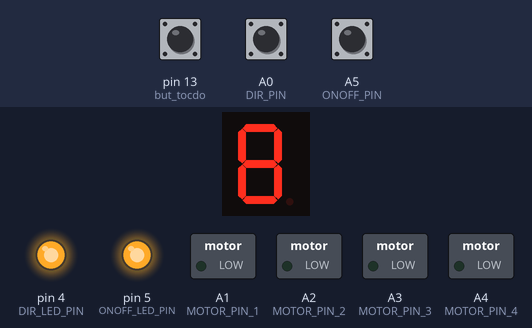
Simulated run of this sketch. Board: Arduino Uno, built with avr-gcc and run on an emulated ATmega328P. On the bench: 1-digit seven-segment display, switched loads named in the sketch (green lamp = pin HIGH), output pins drawn as LEDs (lit = HIGH). Wiring (inferred from the names in the program): 1-digit 7-segment display, segments lit when LOW: segments pin 6, pin 7, pin 8, pin 9, pin 10, pin 11, pin 12. Inputs (shaded band) come from the test bench; at power-on: A5 (ONOFF_PIN) HIGH, pin 13 (but_tocdo) LOW, A0 (DIR_PIN) HIGH. The segment pins are drawn as the display they are named for; pins used as bus, display or sensor lines are not drawn.

Above: at 1.2 s.
1.3 s: A5 (ONOFF_PIN) pulled LOW for 0.15 s
At 2.0 s:
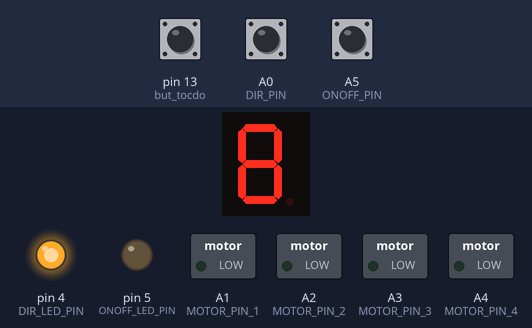
2.9 s: pin 13 (but_tocdo) pulled HIGH for 0.15 s
At 3.3 s:
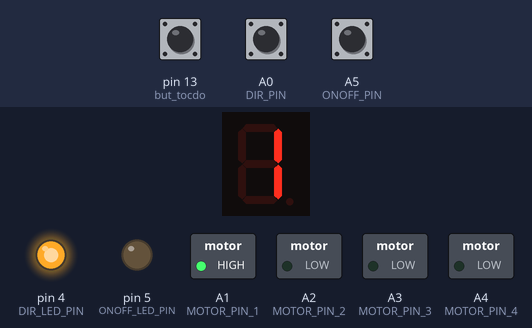
4.5 s: pin 13 (but_tocdo) pulled HIGH for 1 s
At 6.6 s:
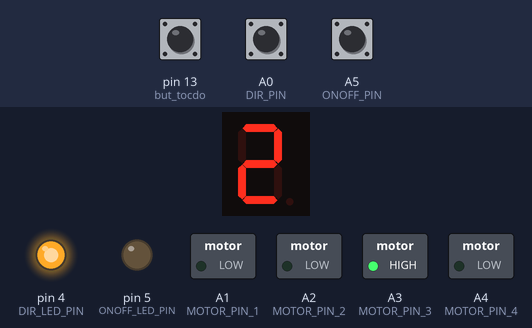
7.0 s: pin 13 (but_tocdo) pulled HIGH for 0.15 s
At 7.5 s:
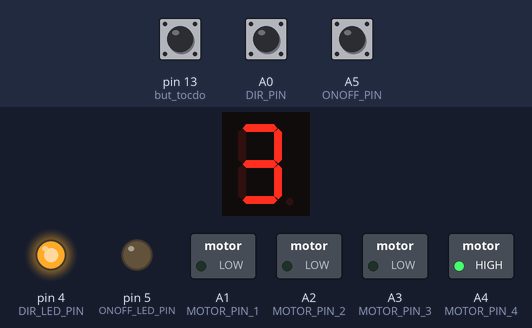
8.6 s: pin 13 (but_tocdo) pulled HIGH for 3.2 s
At 12.6 s:
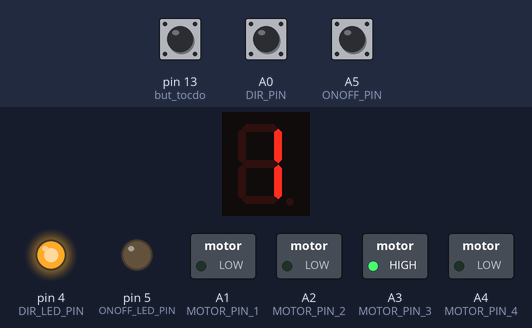
13.3 s: pin 13 (but_tocdo) pulled HIGH for 0.15 s
At 14.9 s:
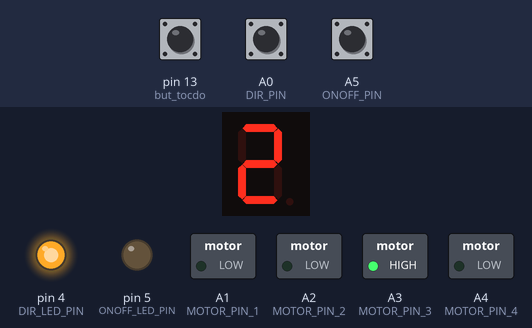
Timing chart, 0 to 15.9 s (numbered marks = the images above; inputs shaded):
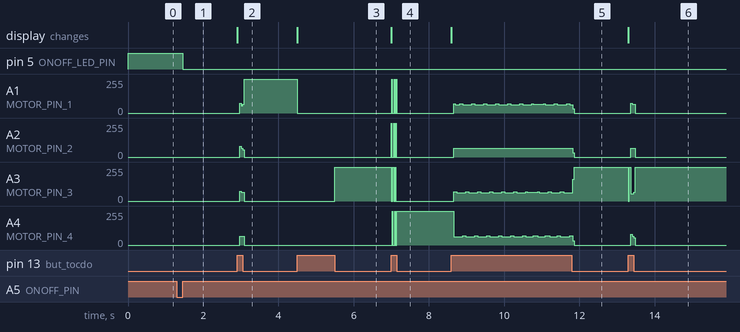

Measured:
- after the input at 1.3 s, pin 5 (ONOFF_LED_PIN): HIGH → LOW after 0.15 s
- after the input at 2.9 s, A1 (MOTOR_PIN_1): 0/255 → 255/255 after 0.07 s; A2 (MOTOR_PIN_2): 0/255 → 80/255 after 0.07 s, → 66/255 0.04 s later, → 56/255 0.04 s later, → 0/255 0.04 s later; A3 (MOTOR_PIN_3), A4 (MOTOR_PIN_4): 0/255 → 66/255 after 0.07 s, → 0/255 0.12 s later; the display: changes at once (image 2)
- after the input at 4.5 s, A1 (MOTOR_PIN_1): 255/255 → 0/255 at once; A3 (MOTOR_PIN_3): 0/255 → 255/255 after 1.0 s; the display: changes at once (image 3)
- after the input at 7.0 s, A1 (MOTOR_PIN_1), A2 (MOTOR_PIN_2): alternates 255/255 for 0.01 s and 0/255 for 0.04 s, 6 changes in all, then stays 0/255, starting at once; A3 (MOTOR_PIN_3): 255/255 → 0/255 at once; A4 (MOTOR_PIN_4): 0/255 → 255/255 at once; the display: changes at once (image 4)
- after the input at 13.3 s, A1 (MOTOR_PIN_1), A2 (MOTOR_PIN_2): 0/255 → 66/255 after 0.07 s, → 0/255 0.12 s later; A3 (MOTOR_PIN_3): 255/255 → 56/255 at once, → 255/255 0.15 s later; A4 (MOTOR_PIN_4): 0/255 → 80/255 after 0.07 s, → 66/255 0.04 s later, → 56/255 0.04 s later, → 0/255 0.04 s later; the display: changes at once (image 6)

The sketch:

DieuKhienChayBuocNho.ino
```cpp
#define MOTOR_PIN_1       A1  // Chân 1 của động cơ
#define MOTOR_PIN_2       A2  // Chân 2 của động cơ
#define MOTOR_PIN_3       A3  // Chân 3 của động cơ
#define MOTOR_PIN_4       A4  // Chân 4 của động cơ
#define ONOFF_PIN         A5  // Nút nhấn ON/OFF
#define ONOFF_LED_PIN     5   // LED báo động cơ chạy
#define DIR_PIN           A0  // Nút nhấn đảo chiều
#define DIR_LED_PIN       4   // Đèn báo THUẬN/ NGHỊCH
#define PULSES_PER_REV 2048   // Pulses per revolution
#define but_tocdo 13          // Nút nhấn tốc độ

const int A = 6; // A = Arduino chân 6
const int B = 7; // B = Arduino chân 7
const int C = 8; // C = Arduino chân 8
const int D = 9; // D = Arduino chân 9
const int E = 10; // E = Arduino chân 10
const int F = 11; // F= Arduino chân 11
const int G = 12; // G= Arduino chân 12

int run_thuan = 0; // Biến xác định chạy THUẬN/ NGHICH
int on = 0;        // Biến xác định ON/ OFF

const int digit = 10;  // Số ký tự hiển thị 10 digits (0 - 9)
const int segment = 7; // Số thanh hiển thị trong LED (7)
int tt = 0;            // Biến trạng thái
int tocdo = 1024, dem = 1;

byte digseg[digit][segment] = {
{ 0,0,0,0,0,0,1 }, // = 0
{ 1,0,0,1,1,1,1 }, // = 1
{ 0,0,1,0,0,1,0 }, // = 2
{ 0,0,0,0,1,1,0 }, // = 3
{ 1,0,0,1,1,0,0 }, // = 4
{ 0,1,0,0,1,0,0 }, // = 5
{ 0,1,0,0,0,0,0 }, // = 6
{ 0,0,0,1,1,1,1 }, // = 7
{ 0,0,0,0,0,0,0 }, // = 8
{ 0,0,0,0,1,0,0 }  // = 9
};

//------ Hàm hiển thị số trên led 7 đoạn
void writeDigit(byte digit)
{
  byte pinA = A; // Chân bắt đầu xuất tín hiệu
  byte seg;
  for (seg = 0; seg < 7; seg++)           // Quét 7 thanh của led
  {
    digitalWrite(pinA, digseg[digit][seg]); // Chân bắt đầu, Vị trí số: vòng lặp quét 7 lần để hiển thị số đó
    pinA++;
  }
}

byte rpm, rpm_old, stepnr;
unsigned long timeoflaststep;

unsigned long stepinterval() { // calculates step timing based on potmeter input
  rpm = map(tocdo, 0, 1024, 1, 13); // max 12 rpm, else pulses get lost
  if(rpm != rpm_old) {
    rpm_old = rpm;
  }
  return 60000000UL / PULSES_PER_REV / rpm; // [us] stepinterval
}

void do_one_step() {
  if(run_thuan == 1) {
        stepnr++;
     digitalWrite(DIR_LED_PIN, LOW);
    }
  else {
    stepnr--;
    digitalWrite(DIR_LED_PIN, HIGH);
    }
  stepnr = stepnr % 4; // remember in which of the 4 phases the motor is
  switch (stepnr) {
    case 0:
      digitalWrite(MOTOR_PIN_1, HIGH);
      digitalWrite(MOTOR_PIN_2, LOW);
      digitalWrite(MOTOR_PIN_3, LOW);
      digitalWrite(MOTOR_PIN_4, LOW);
    break;
    case 1:
      digitalWrite(MOTOR_PIN_1, LOW);
      digitalWrite(MOTOR_PIN_2, HIGH);
      digitalWrite(MOTOR_PIN_3, LOW);
      digitalWrite(MOTOR_PIN_4, LOW);
    break;
    case 2:
      digitalWrite(MOTOR_PIN_1, LOW);
      digitalWrite(MOTOR_PIN_2, LOW);
      digitalWrite(MOTOR_PIN_3, HIGH);
      digitalWrite(MOTOR_PIN_4, LOW);
    break;
    case 3:
      digitalWrite(MOTOR_PIN_1, LOW);
      digitalWrite(MOTOR_PIN_2, LOW);
      digitalWrite(MOTOR_PIN_3, LOW);
      digitalWrite(MOTOR_PIN_4, HIGH);
    break;
  }
}

void motor_idle() {
  digitalWrite(MOTOR_PIN_1,   LOW);
  digitalWrite(MOTOR_PIN_2,   LOW);
  digitalWrite(MOTOR_PIN_3,   LOW);
  digitalWrite(MOTOR_PIN_4,   LOW);
  digitalWrite(ONOFF_LED_PIN, HIGH);
}

void setup() {
  pinMode(ONOFF_PIN,     INPUT_PULLUP);
  pinMode(DIR_PIN,       INPUT_PULLUP);
  pinMode(MOTOR_PIN_1,   OUTPUT);
  pinMode(MOTOR_PIN_2,   OUTPUT);
  pinMode(MOTOR_PIN_3,   OUTPUT);
  pinMode(MOTOR_PIN_4,   OUTPUT);
  pinMode(ONOFF_LED_PIN, OUTPUT);
  pinMode(DIR_LED_PIN,   OUTPUT);
  pinMode(A, OUTPUT);
  pinMode(B, OUTPUT);
  pinMode(C, OUTPUT);
  pinMode(D, OUTPUT);
  pinMode(E, OUTPUT);
  pinMode(F, OUTPUT);
  pinMode(G, OUTPUT);
  pinMode(but_tocdo, INPUT);
  dem = 0;
  tocdo = 1024;
  digitalWrite(ONOFF_LED_PIN, HIGH);
  digitalWrite(DIR_LED_PIN, HIGH);
}

void loop() {
  if (digitalRead(ONOFF_PIN) == LOW) {
     delay(20);
     while(digitalRead(ONOFF_PIN) ==LOW);
     tt = tt + 1;
     if (tt>2) {tt = 0;}
     if (tt==1) {on =1;}
     if (tt==2) {on =0;}
  }

  if (on==1){
    digitalWrite(ONOFF_LED_PIN, LOW); // led sáng báo động cơ chạy
    if (digitalRead(DIR_PIN) ==0){
       delay(20);
       while(digitalRead(DIR_PIN) ==0);
       run_thuan =!run_thuan;
    }
    if (digitalRead(but_tocdo)==0){
      delay(20);
      while (digitalRead(but_tocdo)==0);
      tocdo = tocdo-300;
      dem = dem +1;
      if (tocdo<0) {tocdo = 1024;}
      if (dem>3) {dem = 1;}
    }
    if ((micros() - timeoflaststep) > stepinterval()) {
      timeoflaststep = micros();
      do_one_step();
    }
    writeDigit(dem);
  }
  else{
      motor_idle();
  }
}
```
